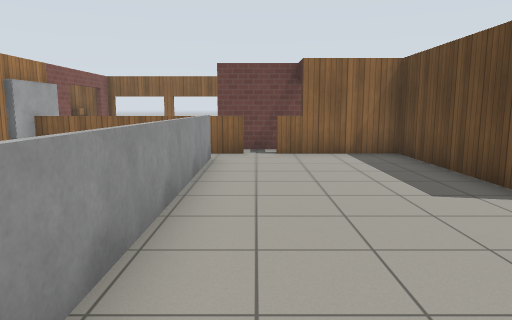
[1] (above)

24 first-person views from a walk through a Gazebo world. The camera is 1.2 m above the floor, tilts 8° down and sees 70° across. The floor is counted in squares, 1 m on a side. Each view is taken from the middle of a square. On the plan, view 1 faces up. The plan holds only what a view shows up to about 14 squares ahead; the rest is blank. The place goes on beyond the plan. Robots are left out. Gazebo's built-in surfaces are drawn with simple patterns.

[2]
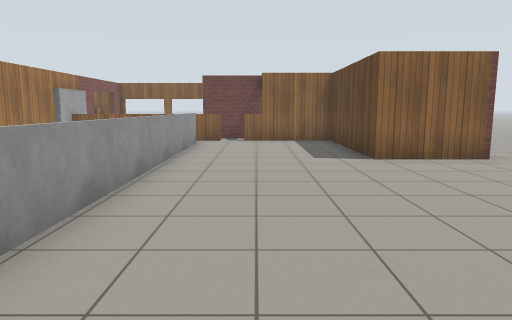

[3]
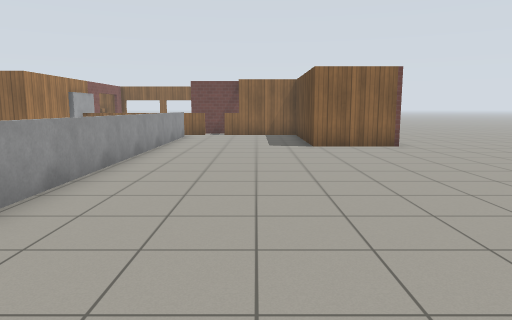

[4]
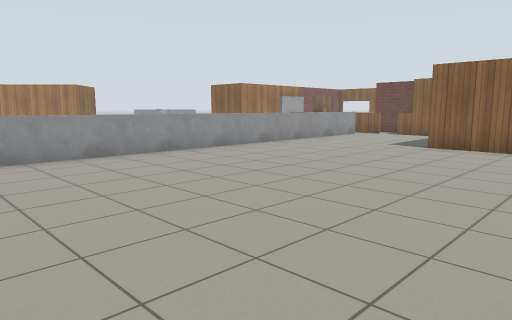

[5]
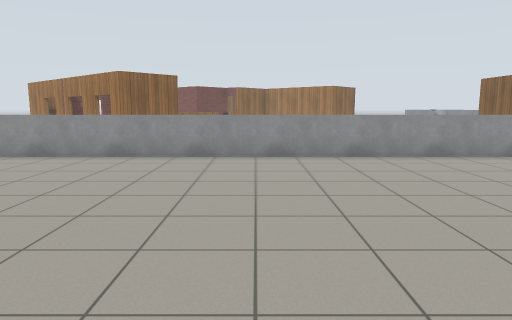

[6]
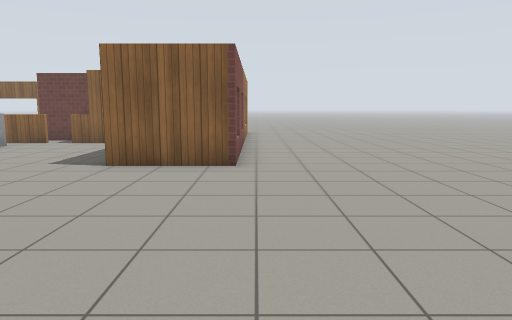

[7]
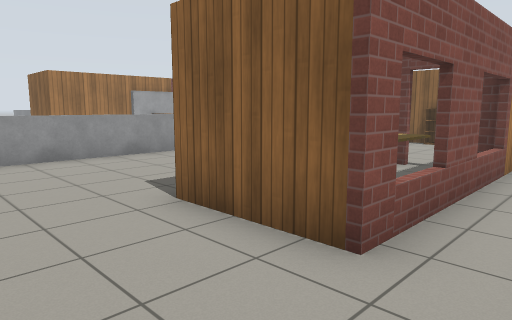

[8]
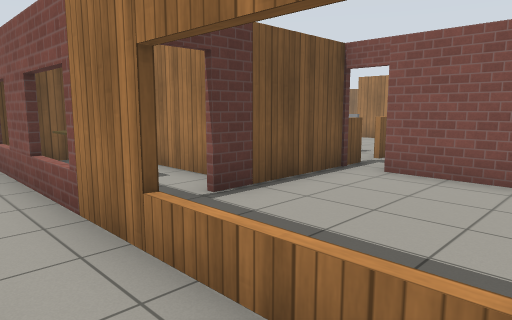

[9]
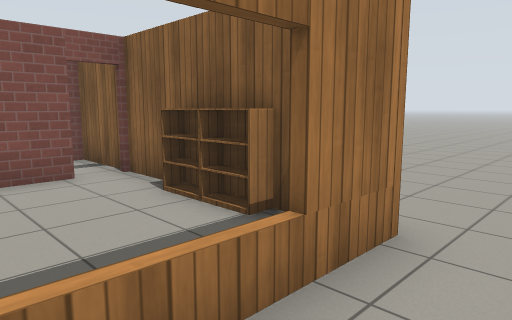

[10]
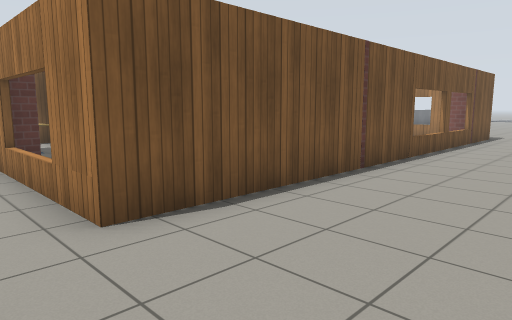

[11]
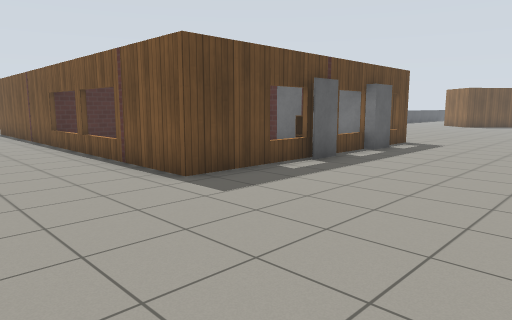

[12]
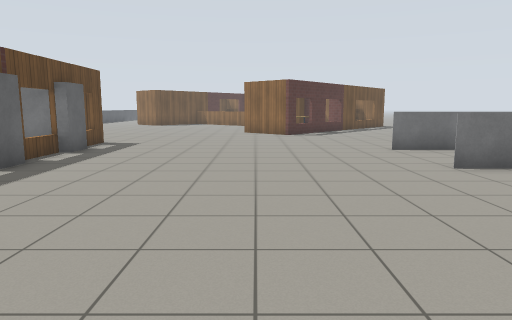

[13]
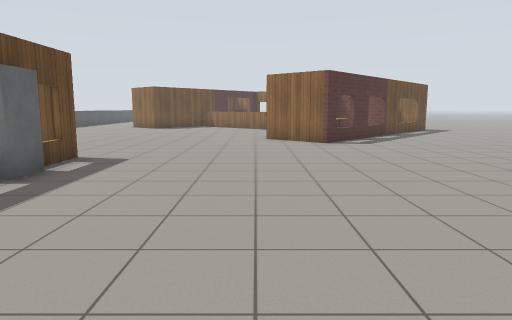

[14]
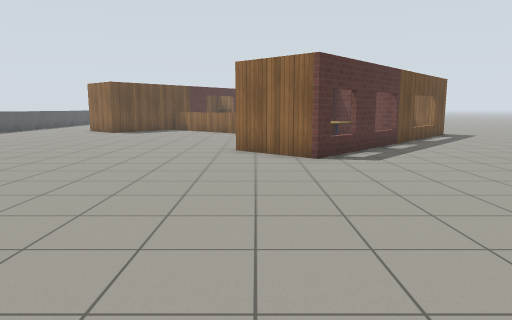

[15]
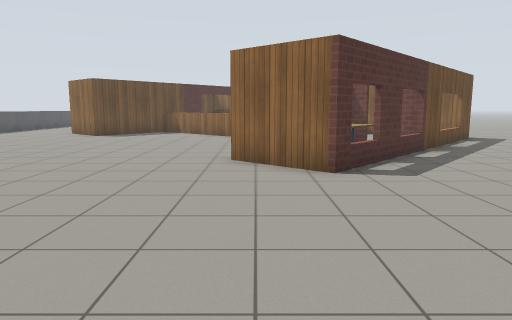

[16]
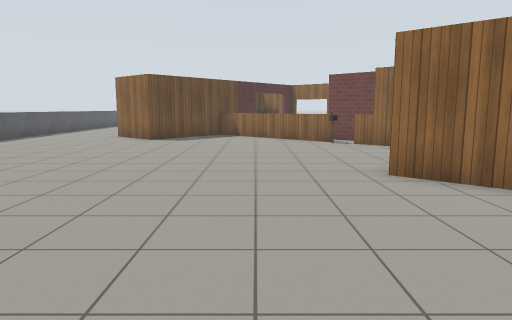

[17]
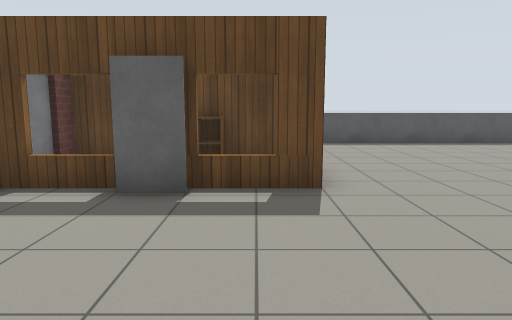

[18]
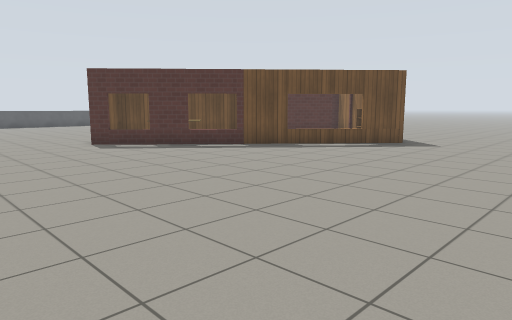

[19]
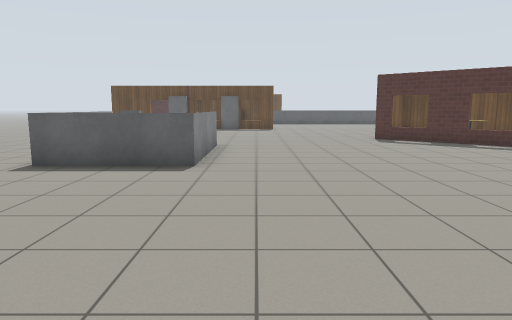

[20]
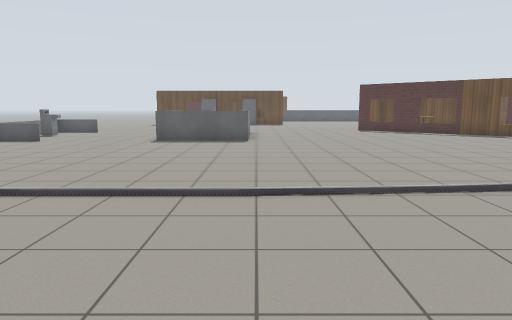

[21]
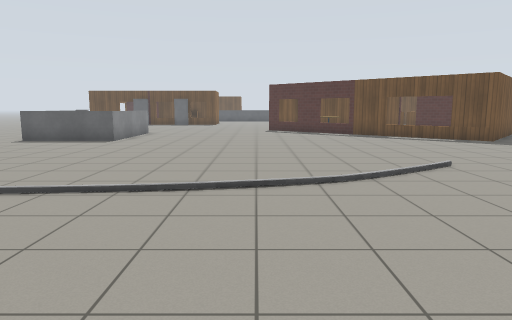

[22]
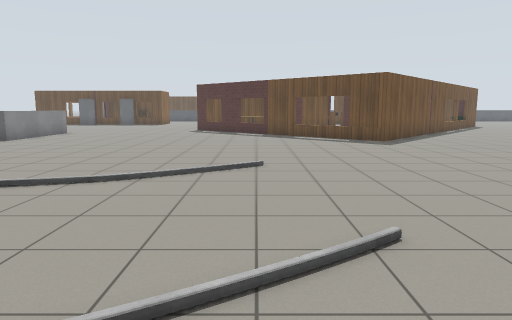

[23]
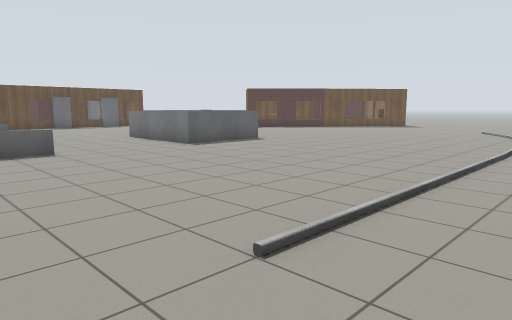

[24]
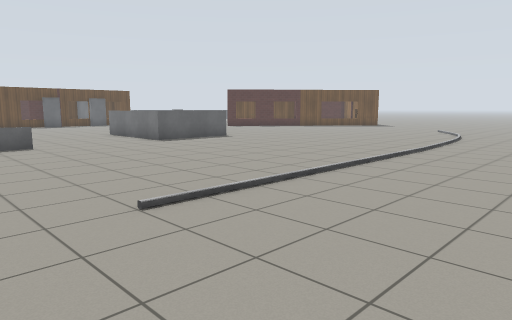

### Floor plan
Points are (right, up) in squares from view 1. A wall is a line through its corners. A room is listed if a view was taken in it or the views show most of it. See-through windows are left out.
Room 1 (views 1, 2, 3, 4, 5, 6, 7)
walls: (5.6, 4.7) (3.8, 4.7) (3.8, 9.5); (3.5, 9.7) (1.4, 9.7); (-1.1, 8.9) (-1.1, -7.5); (1.4, 10.8) (-1.1, 10.8)
ways out: opening at (-1, 9) to room 2; opening at (7.5, 5.5) to room 3
objects: brick post (0, 10); wooden box (1, 10); brick box (6, 5)
Room 2 (views 8, 10, 11, 12, 13, 14, 15, 16, 17, 18, 19, 20, 21, 22, 23, 24)
walls: (-21.4, 8.3) (-18, 8.3) (-22.4, 8.3) (-22.4, 11.7) (-17.9, 11.7); (-21.2, 9.7) (-21.2, 10.2); (-18.1, 11.7) (-20.9, 11.7); (-8.9, 8.4) (-8.9, 9) (-7.6, 9); (-8.9, 11.5) (-8.9, 12.1); (-8.6, 11.5) (-8.6, 14.6); (-15.3, -4.7) (-14.4, -5.5); (-6.2, 6.5) (-6.2, 7.5); (-6.1, 9) (-6.1, 6) (-7.4, 6); (-6.2, 10) (-6.2, 10.9); (-15.3, -6.2) (-14.1, -7.2); (-5.9, 11.1) (-5.9, 9); (-21.8, -6.5) (-22.6, -5.7) (-15.5, 2.3) (-13.4, 0.4); (-7.6, 15.3) (3.6, 15.3); (-1.2, 13.1) (-1.2, 14.3); (-1.2, -2) (-1.2, 4.6); (1.4, 14.3) (1.4, 10.8); (3.6, 15.2) (-0.5, 15.2)
low walls: (-22.4, 16) (-22.4, 17.5); (-8.6, 6.5) (-8.6, 7.5); (-8.6, 8.9) (-8.6, 10.5); (-13.5, -6.3) (-12.5, -7.2); (-0.9, 9.7) (-5.9, 9.7)
ways out: opening at (-1, 9) to room 1; opening at (7.5, 12.5) to room 3; opening at (4, 12.7) to room 4; opening at (-22, -7); open door at (-15.3, -5.7)
objects: other object (-14, -6); wooden box (-9, 8) to (-8, 8); wooden box (-9, 11); wooden box (-8, 6); cabinet (-8, 11); cabinet (-7, 8) to (-6, 8); brick box (-7, 11); brick box (-6, 12); brick box (-6, 15); wooden box (-4, 15); wooden post (-1, 15); brick box (1, 15); bookshelf (4, 15); bookshelf (5, 15); wooden box (6, 14) to (6, 15)
Room 3 (view 9)
walls: (4, 8.7) (4, 6.9); (4, 4.8) (5.6, 4.8)
low walls: (6.6, 9.6) (6.6, 8.4); (6.6, 6.6) (6.6, 5.4); (6.6, 13.6) (6.6, 11.5)
ways out: opening at (7.5, 5.5) to room 1; opening at (7.5, 12.5) to room 2; opening at (5, 10) to room 4
objects: other object (5, 6) to (5, 7); cafe table (5, 8) to (6, 8); brick box (6, 7); brick box (6, 10); wooden box (6, 11)
Room 4 (no view inside)
walls: (1.5, 9.9) (3.6, 9.9)
ways out: opening at (4, 12.7) to room 2; opening at (5, 10) to room 3
objects: brick box (4, 10) to (5, 10)
Room 5 (no view inside)
walls: (-16.3, -2.6) (-15.8, -2); (-17.6, -2.7) (-17, -3.2); (-14.1, 0.8) (-14.5, 1.2); (-18.7, -1.7) (-18.2, -2.1)
ways out: open door at (-18, -2.5)
objects: other object (-17, -1) to (-16, -1); other object (-16, 0) to (-15, 0)

Where each view was taken, in squares from view 1:
view 1: 0 up, 0 right, facing up
view 2: 4 down, 1 right, facing up
view 3: 7 down, 2 right, facing up
view 4: 7 down, 8 right, facing up-left
view 5: 4 down, 8 right, facing left
view 6: 3 down, 7 right, facing up
view 7: 2 up, 8 right, facing up-left
view 8: 14 up, 8 right, facing down-left
view 9: 12 up, 8 right, facing up-left
view 10: 19 up, 8 right, facing down-left
view 11: 19 up, 14 left, facing down-right
view 12: 19 up, 14 left, facing down
view 13: 15 up, 13 left, facing down
view 14: 11 up, 14 left, facing down
view 15: 9 up, 14 left, facing down
view 16: 7 up, 11 left, facing down
view 17: 7 up, 14 left, facing right
view 18: 7 up, 28 left, facing down-right
view 19: 7 up, 30 left, facing right
view 20: 8 up, 36 left, facing right
view 21: 3 up, 36 left, facing right
view 22: 1 down, 36 left, facing right
view 23: 19 up, 33 left, facing down-right
view 24: 19 up, 35 left, facing down-right
